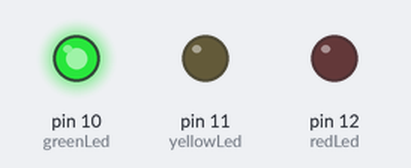
This sketch was run on a simulated Arduino Uno, built with avr-gcc and run on an emulated ATmega328P. Shown: output pins drawn as LEDs (lit = HIGH).

Above: at 2.0 s.
At 4.7 s:
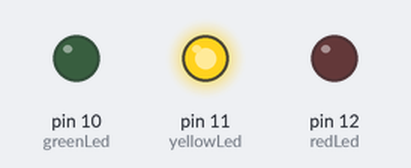
At 7.5 s:
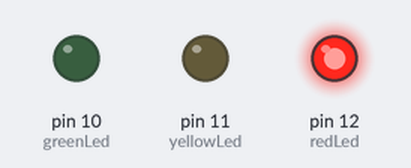
Timing chart, 0 to 12.4 s (numbered marks = the images above):
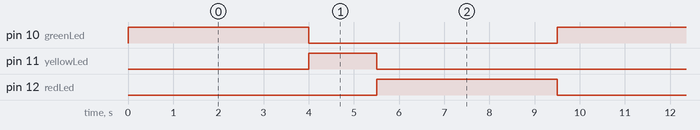

Measured:
- by itself, pin 10 (greenLed), pin 12 (redLed): alternates HIGH for 4.0 s and LOW for 5.5 s
- by itself, pin 11 (yellowLed): alternates HIGH for 1.5 s and LOW for 8.0 s
- by itself, everything shown: repeats every 9.5 s, in 4 steps

The sketch:

simple_traffic_light.ino
```cpp
// Define the Arduino digital pins connected to the LEDs
const int redLed = 12;    // Pin for the red LED (stop signal)
const int yellowLed = 11; // Pin for the yellow LED (caution signal)
const int greenLed = 10;  // Pin for the green LED (go signal)

void setup() {
  // Set the pins as digital outputs
  pinMode(redLed, OUTPUT);    // Red LED will be controlled as output
  pinMode(yellowLed, OUTPUT); // Yellow LED will be controlled as output
  pinMode(greenLed, OUTPUT);  // Green LED will be controlled as output
}

void loop() {
  // Turn on the green LED (cars can go)
  digitalWrite(greenLed, HIGH); // Turn green LED on
  delay(4000);                  // Keep it on for 4 seconds
  digitalWrite(greenLed, LOW);  // Turn green LED off

  // Turn on the yellow LED (caution, signal will change)
  digitalWrite(yellowLed, HIGH); // Turn yellow LED on
  delay(1500);                   // Keep it on for 1.5 seconds
  digitalWrite(yellowLed, LOW);  // Turn yellow LED off

  // Turn on the red LED (cars must stop)
  digitalWrite(redLed, HIGH);  // Turn red LED on
  delay(4000);                 // Keep it on for 4 seconds
  digitalWrite(redLed, LOW);   // Turn red LED off

  // The cycle restarts automatically
}
```
